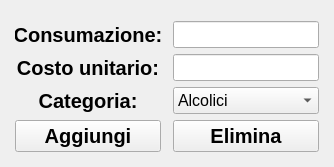
<?xml version="1.0" encoding="UTF-8"?>
<ui version="4.0">
 <class>MainWindow</class>
 <widget class="QMainWindow" name="MainWindow">
  <property name="geometry">
   <rect>
    <x>0</x>
    <y>0</y>
    <width>334</width>
    <height>167</height>
   </rect>
  </property>
  <property name="minimumSize">
   <size>
    <width>334</width>
    <height>167</height>
   </size>
  </property>
  <property name="maximumSize">
   <size>
    <width>334</width>
    <height>167</height>
   </size>
  </property>
  <property name="windowTitle">
   <string>Upgrade Bar</string>
  </property>
  <property name="windowIcon">
   <iconset>
    <normaloff>resources/logo/logo_small_icon_only_inverted.png</normaloff>resources/logo/logo_small_icon_only_inverted.png</iconset>
  </property>
  <widget class="QWidget" name="centralwidget">
   <layout class="QGridLayout" name="gridLayout_2">
    <item row="0" column="0">
     <layout class="QGridLayout" name="gridLayout">
      <property name="leftMargin">
       <number>6</number>
      </property>
      <property name="topMargin">
       <number>6</number>
      </property>
      <property name="rightMargin">
       <number>6</number>
      </property>
      <property name="horizontalSpacing">
       <number>12</number>
      </property>
      <item row="0" column="0">
       <widget class="QLabel" name="label">
        <property name="font">
         <font>
          <family>Arial</family>
          <pointsize>15</pointsize>
          <weight>75</weight>
          <bold>true</bold>
         </font>
        </property>
        <property name="text">
         <string>Consumazione:</string>
        </property>
        <property name="alignment">
         <set>Qt::AlignCenter</set>
        </property>
       </widget>
      </item>
      <item row="2" column="0">
       <widget class="QLabel" name="label_3">
        <property name="font">
         <font>
          <family>Arial</family>
          <pointsize>15</pointsize>
          <weight>75</weight>
          <bold>true</bold>
         </font>
        </property>
        <property name="text">
         <string>Categoria:</string>
        </property>
        <property name="alignment">
         <set>Qt::AlignCenter</set>
        </property>
       </widget>
      </item>
      <item row="1" column="0">
       <widget class="QLabel" name="label_2">
        <property name="font">
         <font>
          <family>Arial</family>
          <pointsize>15</pointsize>
          <weight>75</weight>
          <bold>true</bold>
         </font>
        </property>
        <property name="text">
         <string>Costo unitario:</string>
        </property>
        <property name="alignment">
         <set>Qt::AlignCenter</set>
        </property>
       </widget>
      </item>
      <item row="0" column="1">
       <widget class="QLineEdit" name="LE_consumazione">
        <property name="font">
         <font>
          <family>Arial</family>
          <pointsize>12</pointsize>
         </font>
        </property>
        <property name="text">
         <string/>
        </property>
        <property name="alignment">
         <set>Qt::AlignCenter</set>
        </property>
       </widget>
      </item>
      <item row="2" column="1">
       <widget class="QComboBox" name="cB_categoria">
        <property name="font">
         <font>
          <family>Arial</family>
          <pointsize>12</pointsize>
         </font>
        </property>
        <property name="currentText">
         <string>Alcolici</string>
        </property>
        <item>
         <property name="text">
          <string>Alcolici</string>
         </property>
        </item>
        <item>
         <property name="text">
          <string>Analcolici</string>
         </property>
        </item>
        <item>
         <property name="text">
          <string>Aperitivi</string>
         </property>
        </item>
        <item>
         <property name="text">
          <string>Bibite</string>
         </property>
        </item>
        <item>
         <property name="text">
          <string>Caffetteria</string>
         </property>
        </item>
        <item>
         <property name="text">
          <string>Liquori</string>
         </property>
        </item>
        <item>
         <property name="text">
          <string>Vini</string>
         </property>
        </item>
       </widget>
      </item>
      <item row="1" column="1">
       <widget class="QLineEdit" name="LE_costo_unitario">
        <property name="font">
         <font>
          <family>Arial</family>
          <pointsize>12</pointsize>
         </font>
        </property>
        <property name="text">
         <string/>
        </property>
        <property name="alignment">
         <set>Qt::AlignCenter</set>
        </property>
       </widget>
      </item>
      <item row="3" column="0">
       <widget class="QPushButton" name="pB_aggiungi">
        <property name="font">
         <font>
          <family>Arial</family>
          <pointsize>15</pointsize>
          <weight>75</weight>
          <bold>true</bold>
         </font>
        </property>
        <property name="text">
         <string>Aggiungi</string>
        </property>
       </widget>
      </item>
      <item row="3" column="1">
       <widget class="QPushButton" name="pB_elimina">
        <property name="sizePolicy">
         <sizepolicy hsizetype="Fixed" vsizetype="Fixed">
          <horstretch>0</horstretch>
          <verstretch>0</verstretch>
         </sizepolicy>
        </property>
        <property name="minimumSize">
         <size>
          <width>146</width>
          <height>32</height>
         </size>
        </property>
        <property name="font">
         <font>
          <family>Arial</family>
          <pointsize>15</pointsize>
          <weight>75</weight>
          <bold>true</bold>
         </font>
        </property>
        <property name="text">
         <string>Elimina</string>
        </property>
       </widget>
      </item>
     </layout>
    </item>
   </layout>
  </widget>
 </widget>
 <resources/>
 <connections/>
</ui>
